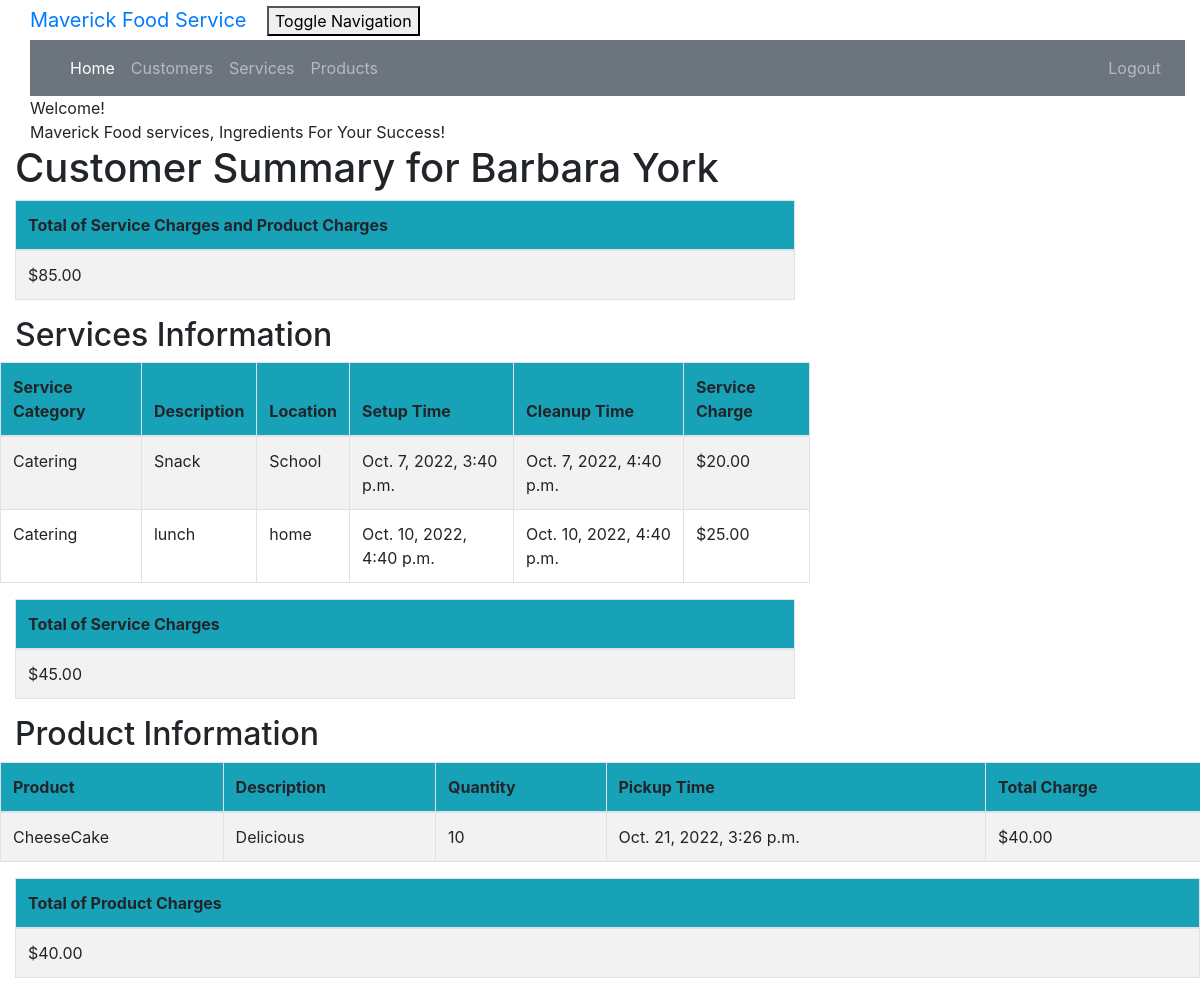
The page /customer/1/summary/ (signed in) on the database its author committed.
### crm/models.py (models this page shows, shortened)
class Customer(models.Model):
    cust_name = models.CharField(max_length=50)
    email = models.EmailField(max_length=100)
    phone = models.CharField(max_length=20)
    bldgroom = models.CharField(max_length=100)
    address = models.CharField(max_length=200)
    city = models.CharField(max_length=50)
    state = models.CharField(max_length=50)
    zipcode = models.CharField(max_length=10)
    organization = models.CharField(max_length=100)
    role = models.CharField(max_length=100)

class Service(models.Model):
    cust_name = models.ForeignKey(Customer, on_delete=models.CASCADE, related_name='services')
    service_category = models.CharField(max_length=100)
    description = models.TextField()
    location = models.CharField(max_length=200)
    setup_time = models.DateTimeField(
        default=timezone.now)
    cleanup_time = models.DateTimeField(
        default=timezone.now)
    service_charge = models.DecimalField(max_digits=10, decimal_places=2)
    created_date = models.DateTimeField(
        default=timezone.now)
    updated_date = models.DateTimeField(auto_now_add=True)

class Product(models.Model):
    cust_name = models.ForeignKey(Customer, on_delete=models.CASCADE, related_name='products')
    product = models.CharField(max_length=100)
    description = models.TextField()
    quantity = models.IntegerField()
    pickup_time = models.DateTimeField(
        default=timezone.now)
    charge = models.DecimalField(max_digits=10, decimal_places=2)
    created_date = models.DateTimeField(
        default=timezone.now)
    updated_date = models.DateTimeField(auto_now_add=True)

### crm/views.py (the view)
# urls.py: path('customer/<int:pk>/summary/', views.summary, name='summary'),
@login_required
def summary(request, pk):
    customer = get_object_or_404(Customer, pk=pk)
    services = Service.objects.filter(cust_name=pk)
    products = Product.objects.filter(cust_name=pk)
    sum_service_charge = \
        Service.objects.filter(cust_name=pk).aggregate(Sum('service_charge'))
    sum_product_charge = \
        Product.objects.filter(cust_name=pk).aggregate(Sum('charge'))
    sum = sum_product_charge.get("charge__sum")
    print(sum_product_charge)
    if sum== None:
        sum_product_charge = {'charge__sum' : Decimal('0')}
    sum = sum_service_charge.get("service_charge__sum")
    print(sum_service_charge)
    if sum== None:
        sum_service_charge = {'service_charge__sum' : Decimal('0')}
    return render(request, 'crm/summary.html', {'customer': customer,
                              'products': products,
                              'services': services,
                              'sum_service_charge': sum_service_charge,
                              'sum_product_charge': sum_product_charge,})

### crm/templates/crm/summary.html (shortened to what this page needs)
{% extends 'crm/base.html' %}
{% block content %}
    {% load mathfilters %}
    {% load humanize %}
    <div class="container">
        <div class="row">
            <div class="col-md-10 col-md-offset-1">
                <div class="panel panel-primary">
                    <div class="panel-heading">Welcome!</div>
                    <div class="panel-body">
                        Maverick Food services, Ingredients For Your Success!
                    </div>
                </div>
            </div>
        </div>
    </div>
    <div class="row">
        <h1 style="padding-left: 15Px">Customer Summary for {{ customer.cust_name }}</h1>
    </div>
    <table class="table table-striped table-bordered table-hover">
        <thead>
        <tr class="bg-info">
            <th>Total of Service Charges and Product Charges</th>
        </tr>
        </thead>
        <tbody>
        <tr>
            <td>${{ sum_product_charge.charge__sum|add:sum_service_charge.service_charge__sum|floatformat:2|intcomma }}</td>
        </tr>
        </tbody>
    </table>
    <div class="row">
        <h2 style="padding-left: 15Px">Services Information</h2>
    </div>
    <div class="row">
        <table class="table table-striped table-bordered table-hover">
            <thead>
            <tr class="bg-info">
                <th>Service Category</th>
                <th>Description</th>
                <th>Location</th>
                <th>Setup Time</th>
                <th>Cleanup Time</th>
                <th>Service Charge</th>
            </tr>
            </thead>
            <tbody>
            {% for service in services %}
                <tr>
                    <td>{{ service.service_category }}</td>
                    <td>{{ service.description }}</td>
                    <td>{{ service.location }}</td>
                    <td>{{ service.setup_time }}</td>
                    <td>{{ service.cleanup_time }}</td>
                    <td>${{ service.service_charge|floatformat:2|intcomma }}</td>
                </tr>
            {% endfor %}
            </tbody>
        </table>
    </div>
    <table class="table table-striped table-bordered table-hover">
        <thead>
        <tr class="bg-info">
            <th>Total of Service Charges</th>
        </tr>
        </thead>
        <tbody>
        <tr>
            <td>${{ sum_service_charge.service_charge__sum|floatformat:2|intcomma }}</td>
        </tr>
        </tbody>
    </table>
    </div>
    </div>
    <div class="row">
        <h2 style="padding-left: 15Px">Product Information</h2>
    </div>
    <div class="row">
        <table class="table table-striped table-bordered table-hover">
            <thead>
            <tr class="bg-info">
                <th>Product</th>
                <th>Description</th>
                <th>Quantity</th>
                <th>Pickup Time</th>
                <th>Total Charge</th>
            </tr>
            </thead>
            <tbody>
            {% for product in products %}
                <tr>
                    <td>{{ product.product }}</td>
                    <td>{{ product.description }}</td>
                    <td>{{ product.quantity|intcomma }}</td>
                    <td>{{ product.pickup_time }}</td>
                    <td>${{ product.charge|floatformat:2|intcomma }}</td>
                </tr>
            {% endfor %}
            </tbody>
        </table>
    </div>
    <table class="table table-striped table-bordered table-hover">
        <thead>
        <tr class="bg-info">
            <th>Total of Product Charges</th>
        </tr>
        </thead>
        <tbody>
        <tr>
            <td>${{ sum_product_charge.charge__sum|floatformat:2|intcomma }}</td>
        </tr>
        </tbody>
    </table>
{% endblock %}

### crm/static/css/portfolio.css (style rules this page uses)
body { padding-left: 15px; }

### rows shown on the page
Customer: cust_name "Barbara York"
Service: service_category "Catering", description "Snack", location "School", setup_time "Oct. 7, 2022, 3:40 p.m.", cleanup_time "Oct. 7, 2022, 4:40 p.m.", service_charge "20.00"
Service: service_category "Catering", description "lunch", location "home", setup_time "Oct. 10, 2022, 4:40 p.m.", cleanup_time "Oct. 10, 2022, 4:40 p.m.", service_charge "25.00"
Product: product "CheeseCake", description "Delicious", quantity "10", pickup_time "Oct. 21, 2022, 3:26 p.m.", charge "40.00"

### other values the page prints
{{ sum_service_charge.service_charge__sum|floatformat:2|intcomma }} "45.00"
{{ sum_product_charge.charge__sum|floatformat:2|intcomma }} "40.00"
